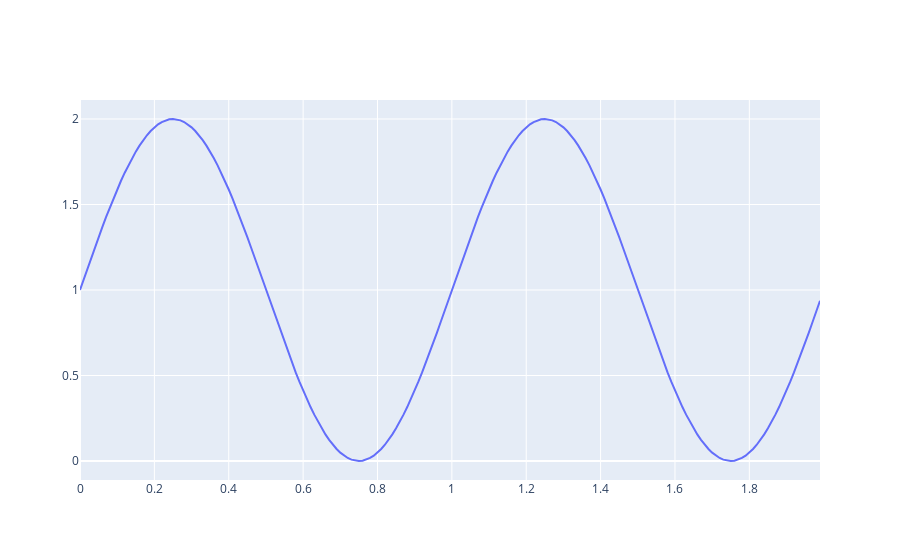

Notebook code for this chart:
### Code cell
# Plotly example
t = np.arange(0.0, 2.0, 0.01)
s = 1 + np.sin(2 * np.pi * t)

fig = go.Figure(data=go.Scatter(x=t, y=s))
fig.show()

### Figure 1 — Plotly figure (JSON) as saved in the notebook; plotly's stock layout.template omitted (floating-point values rounded to 4 significant figures; data arrays with more than 128 entries replaced by an {"elided": "..."} marker saying what was removed)
{"data": [{"type": "scatter", "x": {"elided": "200 float values"}, "y": {"elided": "200 float values"}}], "layout": {}}
